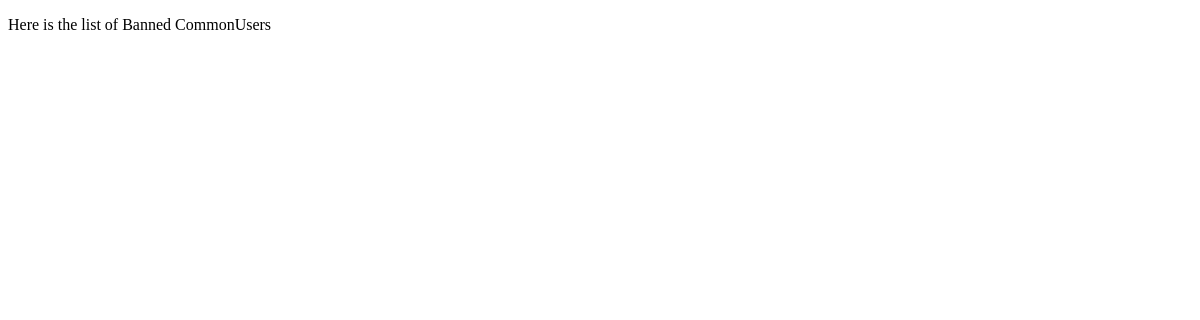
The app's page /commonuser/bannedlist/ (signed in), older data.
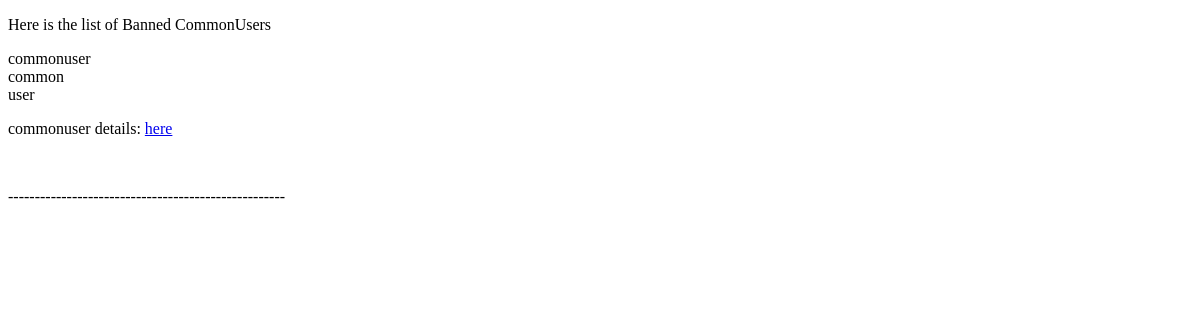
The same page, newer data.
### commonuser/models.py (models this page shows, shortened)
class CommonUserModel(models.Model):
    user = models.OneToOneField(settings.AUTH_USER_MODEL, on_delete = models.CASCADE,
                               related_name='commonusers', primary_key = True)
    phone_number = models.CharField(max_length = 20, null = True, blank = False )
    picture = models.ImageField(default = r'commonuser/default/default_commonuser.jpg',
                                 upload_to=r'commonuser/coverpicture')

### accounts/models.py (models this page shows, shortened)
class UserModel(AbstractUser):
    first_name = models.CharField(max_length=216, null = False, blank = False)
    last_name = models.CharField(max_length=216, null = False, blank = False)
    is_sportclub = models.BooleanField('SportClub Status', default = False)
    is_commonuser = models.BooleanField('CommonUser Status', default = False)
    is_masteruser = models.BooleanField('MasterUser Status', default = False)
    email = models.EmailField(unique = True, blank = False)
    slug = models.SlugField(unique = True, null = False, blank = False)
    picture = models.ImageField(upload_to =r'superuser/coverpicture',
                                null = True, blank = True)

### commonuser/views.py (the view)
# urls.py: path('bannedlist/', BannedCommonUserListView.as_view(), name='bannedlist'),
@method_decorator([login_required, masteruser_required], name='dispatch')
class BannedCommonUserListView(ListView):
    model = CommonUserModel
    context_object_name = 'commonusers'
    template_name = 'commonuser/bannedcommonuserlist.html'

### commonuser/templates/commonuser/bannedcommonuserlist.html (shortened to what this page needs)
<!DOCTYPE html>
<html lang="en" dir="ltr">
  <head>
  </head>
  <body>
        <p>Here is the list of Banned CommonUsers</p>
        {% for commonuser in commonusers %}
        {% if not commonuser.user.is_active %}
        {{ commonuser.user.username }}<br>
        {{ commonuser.user.first_name }}<br>
        {{ commonuser.user.last_name }}<br>
        <p>commonuser details: <a href="{% url 'commonuser:detail' slug=commonuser.user.slug %}">here</a> </p>
        <br>
                <p>----------------------------------------------------</p><br>
        {% endif %}
        {% endfor %}
  </body>
</html>

Row changes from the older to the newer data that the page shows:
added CommonUserModel: user.username "commonuser", user.first_name "common", user.last_name "user"
